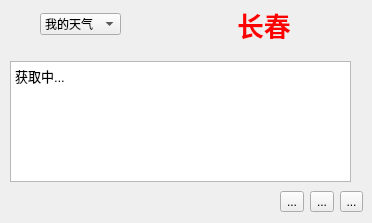
    <widget class="QWidget" name="tab_4">
     <attribute name="title">
      <string>天 气</string>
     </attribute>
     <widget class="QWidget" name="layoutWidget_5">
      <property name="geometry">
       <rect>
        <x>10</x>
        <y>60</y>
        <width>341</width>
        <height>121</height>
       </rect>
      </property>
      <layout class="QHBoxLayout" name="horizontalLayout_9">
       <item>
        <layout class="QVBoxLayout" name="verticalLayout_3">
         <item>
          <layout class="QHBoxLayout" name="horizontalLayout_13">
           <item>
            <widget class="QLabel" name="labelImage1">
             <property name="text">
              <string/>
             </property>
            </widget>
           </item>
           <item>
            <widget class="QLabel" name="labelImage2">
             <property name="text">
              <string/>
             </property>
            </widget>
           </item>
          </layout>
         </item>
         <item>
          <widget class="QLabel" name="labelWeather">
           <property name="font">
            <font>
             <family>楷体</family>
            </font>
           </property>
           <property name="text">
            <string>获取中...</string>
           </property>
          </widget>
         </item>
         <item>
          <widget class="QLabel" name="labelTemperature">
           <property name="palette">
            <palette>
             <active>
              <colorrole role="WindowText">
               <brush brushstyle="SolidPattern">
                <color alpha="255">
                 <red>85</red>
                 <green>0</green>
                 <blue>255</blue>
                </color>
               </brush>
              </colorrole>
             </active>
             <inactive>
              <colorrole role="WindowText">
               <brush brushstyle="SolidPattern">
                <color alpha="255">
                 <red>85</red>
                 <green>0</green>
                 <blue>255</blue>
                </color>
               </brush>
              </colorrole>
             </inactive>
             <disabled>
              <colorrole role="WindowText">
               <brush brushstyle="SolidPattern">
                <color alpha="255">
                 <red>120</red>
                 <green>120</green>
                 <blue>120</blue>
                </color>
               </brush>
              </colorrole>
             </disabled>
            </palette>
           </property>
           <property name="font">
            <font>
             <family>楷体</family>
            </font>
           </property>
           <property name="text">
            <string/>
           </property>
          </widget>
         </item>
         <item>
          <widget class="QLabel" name="labelWind">
           <property name="palette">
            <palette>
             <active>
              <colorrole role="WindowText">
               <brush brushstyle="SolidPattern">
                <color alpha="255">
                 <red>0</red>
                 <green>0</green>
                 <blue>0</blue>
                </color>
               </brush>
              </colorrole>
             </active>
             <inactive>
              <colorrole role="WindowText">
               <brush brushstyle="SolidPattern">
                <color alpha="255">
                 <red>0</red>
                 <green>0</green>
                 <blue>0</blue>
                </color>
               </brush>
              </colorrole>
             </inactive>
             <disabled>
              <colorrole role="WindowText">
               <brush brushstyle="SolidPattern">
                <color alpha="255">
                 <red>120</red>
                 <green>120</green>
                 <blue>120</blue>
                </color>
               </brush>
              </colorrole>
             </disabled>
            </palette>
           </property>
           <property name="font">
            <font>
             <family>楷体</family>
            </font>
           </property>
           <property name="text">
            <string/>
           </property>
          </widget>
         </item>
        </layout>
       </item>
       <item>
        <layout class="QVBoxLayout" name="verticalLayout_4">
         <item>
          <layout class="QHBoxLayout" name="horizontalLayout_14">
           <item>
            <widget class="QLabel" name="labelImage3">
             <property name="text">
              <string/>
             </property>
            </widget>
           </item>
           <item>
            <widget class="QLabel" name="labelImage4">
             <property name="text">
              <string/>
             </property>
            </widget>
           </item>
          </layout>
         </item>
         <item>
          <widget class="QLabel" name="labelWeather_2">
           <property name="font">
            <font>
             <family>楷体</family>
            </font>
           </property>
           <property name="text">
            <string/>
           </property>
          </widget>
         </item>
         <item>
          <widget class="QLabel" name="labelTemperature_2">
           <property name="palette">
            <palette>
             <active>
              <colorrole role="WindowText">
               <brush brushstyle="SolidPattern">
                <color alpha="255">
                 <red>85</red>
                 <green>0</green>
                 <blue>255</blue>
                </color>
               </brush>
              </colorrole>
             </active>
             <inactive>
              <colorrole role="WindowText">
               <brush brushstyle="SolidPattern">
                <color alpha="255">
                 <red>85</red>
                 <green>0</green>
                 <blue>255</blue>
                </color>
               </brush>
              </colorrole>
             </inactive>
             <disabled>
              <colorrole role="WindowText">
               <brush brushstyle="SolidPattern">
                <color alpha="255">
                 <red>120</red>
                 <green>120</green>
                 <blue>120</blue>
                </color>
               </brush>
              </colorrole>
             </disabled>
            </palette>
           </property>
           <property name="font">
            <font>
             <family>楷体</family>
            </font>
           </property>
           <property name="text">
            <string/>
           </property>
          </widget>
         </item>
         <item>
          <widget class="QLabel" name="labelWind_2">
           <property name="palette">
            <palette>
             <active>
              <colorrole role="WindowText">
               <brush brushstyle="SolidPattern">
                <color alpha="255">
                 <red>0</red>
                 <green>0</green>
                 <blue>0</blue>
                </color>
               </brush>
              </colorrole>
             </active>
             <inactive>
              <colorrole role="WindowText">
               <brush brushstyle="SolidPattern">
                <color alpha="255">
                 <red>0</red>
                 <green>0</green>
                 <blue>0</blue>
                </color>
               </brush>
              </colorrole>
             </inactive>
             <disabled>
              <colorrole role="WindowText">
               <brush brushstyle="SolidPattern">
                <color alpha="255">
                 <red>120</red>
                 <green>120</green>
                 <blue>120</blue>
                </color>
               </brush>
              </colorrole>
             </disabled>
            </palette>
           </property>
           <property name="font">
            <font>
             <family>楷体</family>
            </font>
           </property>
           <property name="text">
            <string/>
           </property>
          </widget>
         </item>
        </layout>
       </item>
      </layout>
     </widget>
     <widget class="QTextBrowser" name="textBrowser">
      <property name="geometry">
       <rect>
        <x>10</x>
        <y>61</y>
        <width>341</width>
        <height>121</height>
       </rect>
      </property>
      <property name="font">
       <font>
        <pointsize>10</pointsize>
       </font>
      </property>
      <property name="html">
       <string>&lt;!DOCTYPE HTML PUBLIC &quot;-//W3C//DTD HTML 4.0//EN&quot; &quot;http://www.w3.org/TR/REC-html40/strict.dtd&quot;&gt;
&lt;html&gt;&lt;head&gt;&lt;meta name=&quot;qrichtext&quot; content=&quot;1&quot; /&gt;&lt;style type=&quot;text/css&quot;&gt;
p, li { white-space: pre-wrap; }
&lt;/style&gt;&lt;/head&gt;&lt;body style=&quot; font-family:'幼圆'; font-size:10pt; font-weight:400; font-style:normal;&quot;&gt;
&lt;p style=&quot; margin-top:0px; margin-bottom:0px; margin-left:0px; margin-right:0px; -qt-block-indent:0; text-indent:0px;&quot;&gt;获取中...&lt;/p&gt;&lt;/body&gt;&lt;/html&gt;</string>
      </property>
     </widget>
     <widget class="QWidget" name="layoutWidget">
      <property name="geometry">
       <rect>
        <x>40</x>
        <y>10</y>
        <width>251</width>
        <height>29</height>
       </rect>
      </property>
      <layout class="QHBoxLayout" name="horizontalLayout_21">
       <item>
        <widget class="QComboBox" name="select_person_comboBox">
         <item>
          <property name="text">
           <string>我的天气</string>
          </property>
         </item>
         <item>
          <property name="text">
           <string>TA的天气</string>
          </property>
         </item>
        </widget>
       </item>
       <item>
        <spacer name="horizontalSpacer">
         <property name="orientation">
          <enum>Qt::Horizontal</enum>
         </property>
         <property name="sizeHint" stdset="0">
          <size>
           <width>40</width>
           <height>20</height>
          </size>
         </property>
        </spacer>
       </item>
       <item>
        <widget class="QLabel" name="city_label">
         <property name="palette">
          <palette>
           <active>
            <colorrole role="WindowText">
             <brush brushstyle="SolidPattern">
              <color alpha="255">
               <red>255</red>
               <green>0</green>
               <blue>0</blue>
              </color>
             </brush>
            </colorrole>
           </active>
           <inactive>
            <colorrole role="WindowText">
             <brush brushstyle="SolidPattern">
              <color alpha="255">
               <red>255</red>
               <green>0</green>
               <blue>0</blue>
              </color>
             </brush>
            </colorrole>
           </inactive>
           <disabled>
            <colorrole role="WindowText">
             <brush brushstyle="SolidPattern">
              <color alpha="255">
               <red>120</red>
               <green>120</green>
               <blue>120</blue>
              </color>
             </brush>
            </colorrole>
           </disabled>
          </palette>
         </property>
         <property name="font">
          <font>
           <pointsize>20</pointsize>
           <weight>75</weight>
           <bold>true</bold>
          </font>
         </property>
         <property name="text">
          <string>长春</string>
         </property>
        </widget>
       </item>
      </layout>
     </widget>
     <widget class="QWidget" name="layoutWidget">
      <property name="geometry">
       <rect>
        <x>280</x>
        <y>190</y>
        <width>83</width>
        <height>24</height>
       </rect>
      </property>
      <layout class="QHBoxLayout" name="horizontalLayout_15">
       <item>
        <widget class="QToolButton" name="toolButton">
         <property name="toolTip">
          <string>城市信息</string>
         </property>
         <property name="text">
          <string>...</string>
         </property>
         <property name="icon">
          <iconset resource="source.qrc">
           <normaloff>:/new/ico/Image/city.ico</normaloff>:/new/ico/Image/city.ico</iconset>
         </property>
         <property name="checkable">
          <bool>true</bool>
         </property>
        </widget>
       </item>
       <item>
        <widget class="QToolButton" name="refresh_weather_toolButton">
         <property name="toolTip">
          <string>刷新天气</string>
         </property>
         <property name="text">
          <string>...</string>
         </property>
         <property name="icon">
          <iconset resource="source.qrc">
           <normaloff>:/new/ico/Image/refresh.ico</normaloff>:/new/ico/Image/refresh.ico</iconset>
         </property>
        </widget>
       </item>
       <item>
        <widget class="QToolButton" name="set_weather_toolButton">
         <property name="toolTip">
          <string>设置天气</string>
         </property>
         <property name="text">
          <string>...</string>
         </property>
         <property name="icon">
          <iconset resource="source.qrc">
           <normaloff>:/new/ico/Image/setting.ico</normaloff>:/new/ico/Image/setting.ico</iconset>
         </property>
        </widget>
       </item>
      </layout>
     </widget>
    </widget>
